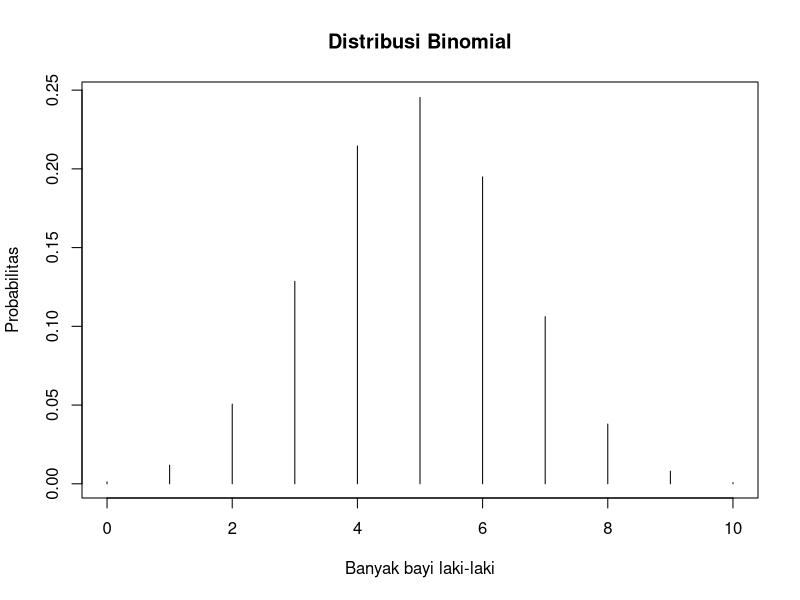
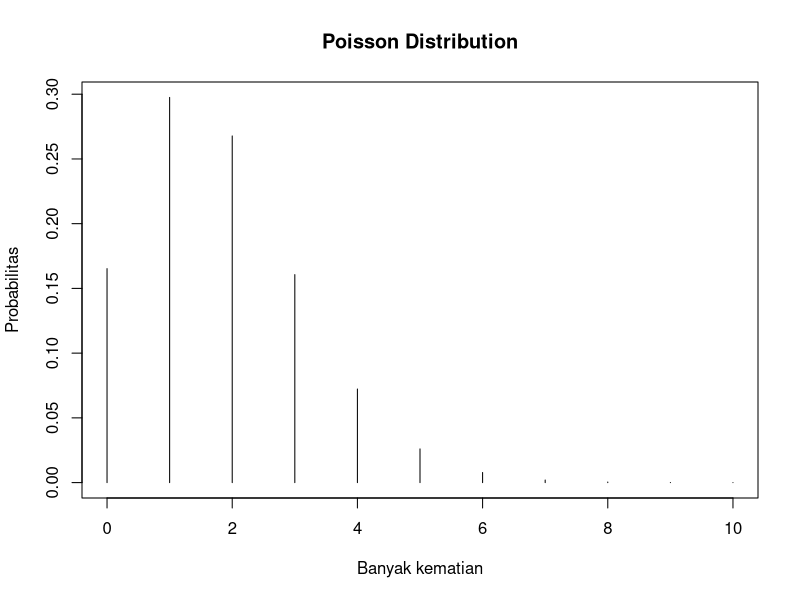
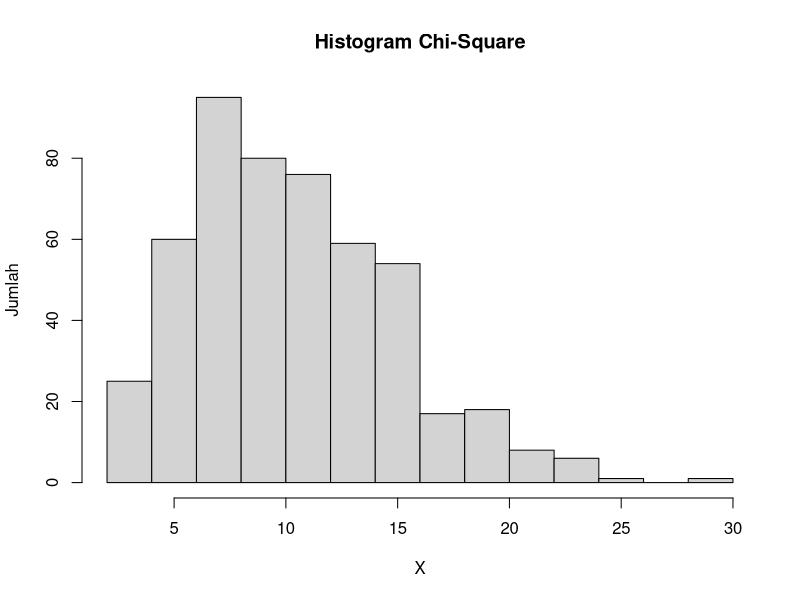
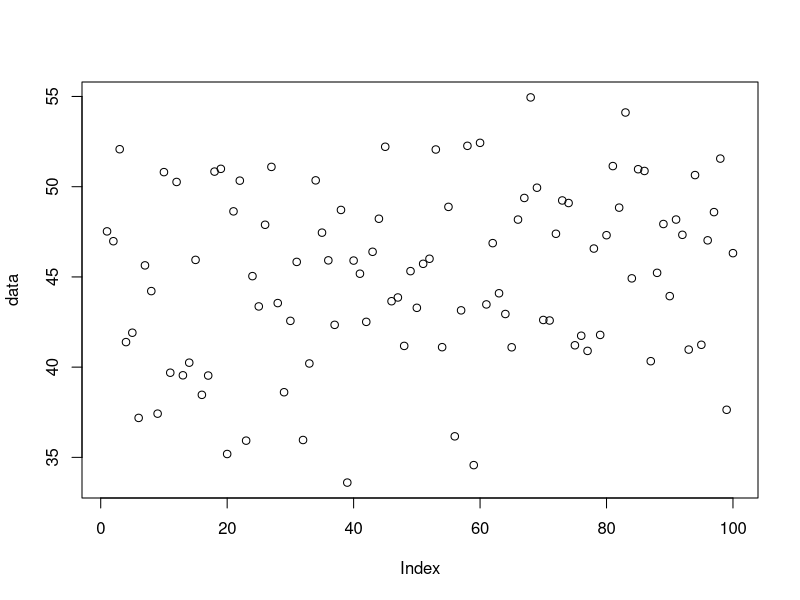
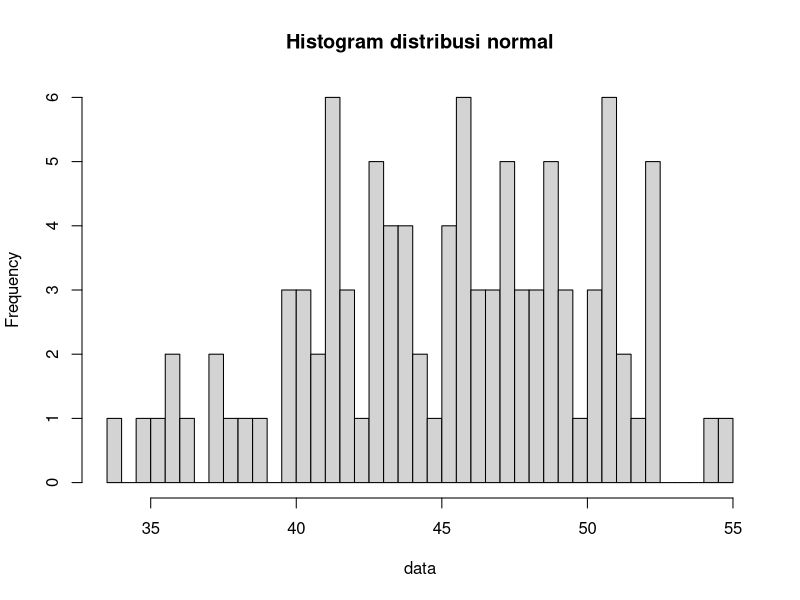

Write R code to recreate these figures, in order.

# Nama  : Keyisa Raihan Illah Setiadi
# NRP   : 5025211002
# Kelas : Probabilitas dan Statistik (C)

# No 1
# Probabilitas seorang bayi yang baru lahir berjenis kelamin laki-laki adalah 0,488.
# Jika kita asumsikan bahwa dalam satu hari di rumah sakit terdapat 10 kelahiran,
# maka:

# Poin 1a.
# Bagaimana pendistribusian banyak bayi laki-laki? Tentukan distribusi dengan
# parameter yang sesuai.
# Jawab : 
# Distribusi yang sesuai adalah distribusi binomial, karena kemungkinannya hanya ada 2 yaitu Laki laki/ tidak laki laki
# Lalu karena terdapat lebih dari 1 maka termasuk distribusi Binomial bukan bernouli
# Rumus -> P(X=k) = (10Ck) 0.488^k (1-0.488)^(10-k)

# Poin 1b.
# Berapa probabilitas bahwa tepat tiga bayi di antaranya berjenis kelamin lakilaki?
# Jawab : 
x <- 3
p <- 0.488
size <- 10
ans <- dbinom(x=x, size=size, prob=p)
ans

# Poin 1c.
# Berapa probabilitas bahwa kurang dari tiga bayi di antaranya berjenis kelamin
# laki-laki?
# Jawab : 
q <- 2
p <- 0.488
size <- 10
ans <-  pbinom(q=q, size=size, prob=p)
ans

# Poin 1d.
# Berapa probabilitas bahwa tiga atau lebih bayi di antaranya berjenis kelamin
# laki-laki?
# Jawab : 
q <- 2
p <- 0.488
size <- 10
left <- FALSE
ans <- pbinom(q=q, size=size, prob=p, lower.tail=left)
ans

# Poin 1e.
# Berapa nilai harapan dan simpangan baku banyak bayi laki-laki?
# Jawab : 
n <- 10
p <- 0.488
nilai_harapan <- n*p
nilai_harapan
simpangan_baku <- sqrt(n*p*(1-p))
simpangan_baku

# Poin 1f.
# Gambarkan histogram pendistribusian banyak bayi laki-laki.
# Jawab : 
n <- 0:10
size <- 10
p <- 0.488
plot(n, dbinom(x=n, size=size, prob=p), 
     type='h',
     main='Distribusi Binomial',
     xlab='Banyak bayi laki-laki',
     ylab='Probabilitas'
     )

# No 2
# Misalkan banyak kematian karena kanker tulang untuk seluruh pekerja di pabrik
# ban dalam 20 tahun ke depan adalah 1,8

# Poin 2a.
# Bagaimana pendistribusian banyak kematian karena kanker tulang? Tentukan
# distribusi dengan parameter yang sesuai.
# Jawab : 
# Distribusi yang sesuai adalah poison, dikarenakan terjadi pada lingkup 
# ruang dan waktu tertentu
# Rumus -> P(X=k) = e^(-1.8) (1.8^k / k!)

# Poin 2b.
# Ada 4 kematian akibat kanker tulang yang dilaporkan di kalangan pekerja
# pabrik ban, apakah itu peristiwa yang tidak biasa? Hitung probabilitas
# berdasarkan distribusi yang telah dipilih.
# Jawab : Kejadianya tergolong tidak biasa, namun bukan yang sangat jarang
# Karena kemungkinan terjadinya tergolong tidak terlalu jauh dengan
# kemungkinan terjaidnya pada daerah dekat dengan lambda, yaitu->
x <- 4
lambda <- 1.8
ans <- dpois(x=x,lambda=lambda)
ans

# Poin 2c.
# Berapa peluang paling banyak 4 kematian akibat kanker tulang?
# Jawab : 
q <- 4
lambda <- 1.8
ans <- ppois(q=q, lambda=lambda)
ans

# Poin 2d.
# Berapa peluang lebih dari 4 kematian akibat kanker tulang?
# Jawab : 
q <- 4
lambda <- 1.8
left <- FALSE
ans <- ppois(q=q, lambda=lambda, lower.tail=left)
ans

# Poin 2e.
# Berdasarkan distribusi yang telah dipilih, berapakah nilai harapan dan standar
# deviasi banyak kematian akibat kanker tulang untuk pekerja pabrik ban?
# Jawab : 
nilai_harapan <- lambda <- 1.8
nilai_harapan
standar_deviasi <- sqrt(lambda)
standar_deviasi

# Poin 2f.
# Gambarkan histogram pendistribusian banyak banyak kematian akibat kanker
# tulang untuk pekerja pabrik ban.
# Jawab : 
n <- 0:10
lambda <- 1.8
plot(n, dpois(n, lambda=lambda),
     type='h',
     main='Poisson Distribution',
     ylab='Probabilitas',
     xlab ='Banyak kematian'
     )

# Poin 2g.
# Gunakan simulasi untuk memeriksa hasil sebelumnya.
n <- 10
lambda <- 1.8
set.seed(123456789)
ans = rpois(n=n, lambda=lambda)
ans

# Poin 2h.
# Jelaskan banyak kematian akibat kanker tulang berdasarkan simulasi Anda.
# Bandingkan jawaban pada pertanyaan 2d dengan hasil simulasi Anda.
# Jawab :
# Pada simulasi dengan set.seed(123456789) agar reproducible dengan jumlah simulasi n = 10
# Didapat hasil [2,2,2,2,4,4,1,4,1,1], dari hasil simulasi tersebut dapat kita lihat hasil 
# yang muncul cukup beragam, namun tidak terlalu jauh dari nilai lambda/mean yaitu 1.8
# karena kemungkinan terbesar kematian terjadi terletak pada daerah dekat lambda/ range 0-5
# Seperti jawaban 2d, kejadian kematian = 4 bukanlah hal yang biasa, namun tidak jarang terjadi
# dibuktikan dengan kemunculan yang cukup sering pada simulasi (walaupun tergantung seed pada simulasi)
# jumlah kematian yang biasa terjadi terletak pada angka 1 atau 2 (setelah dibandingkan dengan beberapa seed lain)

# No 3
# Diketahui nilai x = 3 dan v = 10. Tentukan:

# Poin 3a.
# Fungsi probabilitas dari distribusi Chi-Square
# Jawab : 
x <- 3
v <- 10
ans <- dchisq(x=x, df=v)
ans

# Poin 3b.
# Histogram dari distribusi Chi-Square dengan 500 data acak.
# Jawab : 
set.seed(123456789)
n <- 500
v <- 10
hist(rchisq(n, v), xlab = "X", ylab = "Jumlah", main = "Histogram Chi-Square")

# Poin 3c.
# Nilai rataan (μ) dan varian (σ²) dari distribusi Chi-Square
# Jawab : 
rataan <- v <- 10
rataan
varian <- 2 * v
varian

# No 4
# Diketahui data bangkitan acak sebanyak 100 dengan mean = 45 dan sd = 5.
# Tentukan:

# Point 4a.
# Fungsi probabilitas dari distribusi Normal P(X1 ≤ x ≤ X2), hitung z-scorenya
# dan plot data bangkitan acaknya dalam bentuk grafik. Petunjuk (gunakan fungsi plot()).
# Jawab : 
# f(x) = (1/5√(2π)) e^(-1/2((x-45)/5)^2)
set.seed(123456789)
n <- 100
mean <- 45
sd <- 5
data <- rnorm(n=n, mean=mean, sd=sd)
data
summary(data)
z_scores <- (data-mean(data))/sd(data)
z_scores
probs <- pnorm(runif(1, mean, max(data)), mean, sd) - pnorm(runif(1, min(data), mean), mean, sd)
probs
plot(data)

# Poin 4b.
# Gambarkan histogram dari distribusi Normal dengan breaks 50
# Jawab : 
set.seed(123456789)
n <- 100
mean <- 45
sd <- 5
data <- rnorm(n=n, mean=mean, sd=sd)
breaks = 50
hist(data, breaks, main = "Histogram distribusi normal")

# Poin 4c.
# Nilai varian (σ²) dari hasil data bangkitan acak distribusi Normal.
# Jawab : 
set.seed(123456789)
n <- 100
mean <- 45
sd <- 5
data <- rnorm(n=n, mean=mean, sd=sd)
varian = sd(data) ^ 2
varian

# No 5
# Kerjakanlah menggunakan distribusi T-Student

# Poin 5a.
# Berapa probabilitas terjadinya suatu peristiwa acak X kurang dari -2,34 dengan
# 6 derajat kebebasan?
# Jawab : 
q <- -2.34
df <- 6
ans <- pt(q=q, df=df)
ans

# Poin 5b.
# Berapa probabilitas terjadinya suatu peristiwa acak X lebih dari 1,34 dengan 6
# derajat kebebasan?
# Jawab :   
q <- 1.34
df <- 6
left = FALSE
ans <- pt(q=q, df=df, lower.tail = left)
ans

# Point 5c.
# Berapa probabilitas terjadinya suatu peristiwa acak X kurang dari -1,23 atau
# lebih besar dari 1,23 dengan 3 derajat kebebasan?
# Jawab : 
q <- -1.23
df <- 3
ans <- 2 * pt(q=q, df=df)
ans

# Poin 5d.
# Berapa probabilitas terjadinya suatu peristiwa acak X berada di antara -0,94
# dan 0,94 dengan 14 derajat kebebasan?
# Jawab : 
q <- -0.94
df <- 14
ans <- 1 - ( 2 * pt(q=q, df=df))
ans

# Poin 5e.
# Berapa nilai t-score dengan 5 derajat kebebasan yang memiliki luasan 0,0333
# satuan persegi di bawah kurva dan di sebelah kiri t-score tersebut?
# Jawab :
x <- 0.0333
df <- 5
ans <- qt(x, df=df)
ans


# Poin 5f.
# Berapa nilai t-score dengan 25 derajat kebebasan yang memiliki luasan 0,125
# satuan persegi di bawah kurva dan di sebelah kanan t-score tersebut?
# Jawab : 
x <- 1 - 0.125
df <- 25
ans <- qt(x, df=df)
ans

# Poin 5g.
# Berapa nilai t-score dengan 11 derajat kebebasan yang memiliki luasan 0,75
# satuan persegi di bawah kurva dan di antara t-score tersebut dan negatif dari
# nilai t-score tersebut?
# Jawab : 
x <- 0.75 + ((1-0.75)/2)
df <- 11
ans <- qt(x, df=df)
ans

# Poin 5h.
# Berapa nilai t-score dengan 23 derajat kebebasan yang memiliki luasan 0,0333
# satuan persegi di bawah kurva dan di luar interval antara t-score tersebut dan
# negatif dari nilai t-score tersebut?
# Jawab : 
x <- 1 - (0.0333/2)
df <- 23
ans <- qt(x, df=df)
ans
  